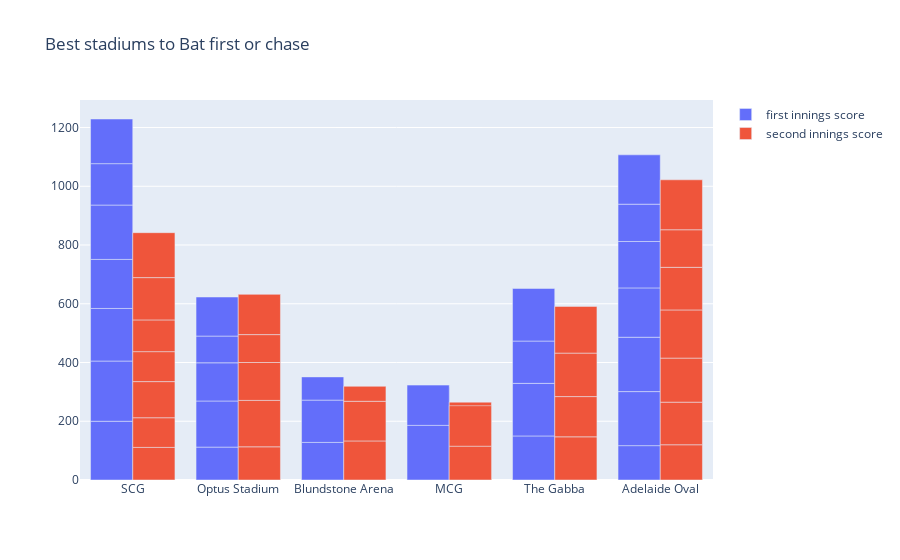

Notebook code for this chart:
### Code cell
plot = go.Figure(data=[go.Bar(
    name = 'first innings score',
    x = data["venue"],
    y = data["first innings score"]
   ),
                       go.Bar(
    name = 'second innings score',
    x = data["venue"],
    y = data["second innings score"]
   )
])
plot.update_layout(title = "Best stadiums to Bat first or chase")
plot.show()

### Figure 1 — Plotly figure (JSON) as saved in the notebook; plotly's stock layout.template omitted (floating-point values rounded to 4 significant figures)
{"data": [{"name": "first innings score", "type": "bar", "x": ["SCG", "Optus Stadium", "Blundstone Arena", "MCG", "Blundstone Arena", "Blundstone Arena", "Optus Stadium", "MCG", "MCG", "SCG", "SCG", "Optus Stadium", "MCG", "MCG", "SCG", "The Gabba", "Optus Stadium", "Optus Stadium", "The Gabba", "The Gabba", "The Gabba", "Adelaide Oval", "Adelaide Oval", "SCG", "Adelaide Oval", "Adelaide Oval", "SCG", "Adelaide Oval", "Adelaide Oval", "MCG", "SCG", "Adelaide Oval", "MCG"], "y": [200, 112, 128, 159, 144, 79, 157, 157, null, 205, 179, 130, null, null, 167, 150, 91, 133, 179, 144, 179, 117, 184, 185, 185, 168, 141, 158, 127, 186, 152, 168, 137]}, {"name": "second innings score", "type": "bar", "x": ["SCG", "Optus Stadium", "Blundstone Arena", "MCG", "Blundstone Arena", "Blundstone Arena", "Optus Stadium", "MCG", "MCG", "SCG", "SCG", "Optus Stadium", "MCG", "MCG", "SCG", "The Gabba", "Optus Stadium", "Optus Stadium", "The Gabba", "The Gabba", "The Gabba", "Adelaide Oval", "Adelaide Oval", "SCG", "Adelaide Oval", "Adelaide Oval", "SCG", "Adelaide Oval", "Adelaide Oval", "MCG", "SCG", "Adelaide Oval", "MCG"], "y": [111, 113, 133, 160, 135, 51, 158, 105, null, 101, 123, 129, null, null, 102, 147, 95, 137, 137, 148, 159, 120, 145, 108, 150, 164, 144, 145, 128, 115, 153, 170, 138]}], "layout": {"title": {"text": "Best stadiums to Bat first or chase"}}}
